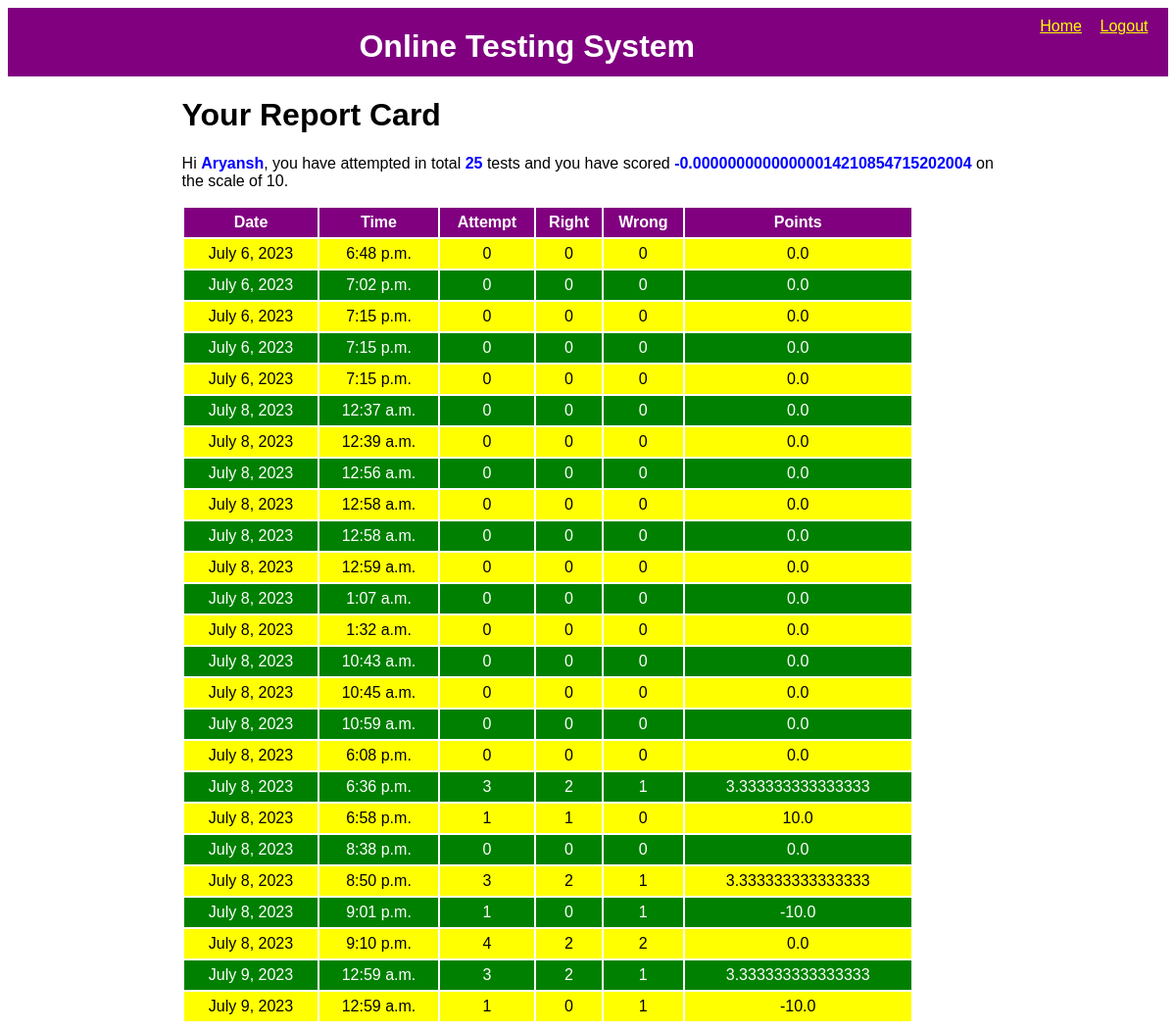
Screenshot of /OTS/test-history (signed in) with the database file from the repository.
### OTS/models.py (models this page shows)
class Candidate(models.Model):
    username = models.CharField(primary_key=True, max_length=20)
    password = models.CharField(null=False, max_length=20)
    name = models.CharField(null=False, max_length=30)
    test_attempt = models.IntegerField(default=0)
    points = models.FloatField(default=0.0)

class Result(models.Model):
    resultid = models.BigAutoField(primary_key=True, auto_created=True)
    username = models.ForeignKey(Candidate, on_delete=models.CASCADE)
    date = models.DateField(auto_now=True)
    time = models.TimeField(auto_now=True)
    attempt = models.IntegerField()
    right = models.IntegerField()
    wrong = models.IntegerField()
    points = models.FloatField()

### OTS/views.py (the view)
# urls.py: path('test-history', TestResultHistory, name = 'testHistory'),
def TestResultHistory(request):
    if 'name' not in request.session.keys():
        res = HttpResponseRedirect("login")
    candidate = Candidate.objects.filter(username = request.session['username'])
    result = Result.objects.filter(username_id = candidate[0].username)
    context = {'candidate':candidate[0], 'result':result}
    res = render(request, 'candidate_history.html', context)
    return res

### OTS/templates/candidate_history.html (shortened to what this page needs)
{% extends 'main.html' %}
{% block top %}
<a href="{% url 'OTS:home' %}">Home</a>
<a href="{% url 'OTS:logout' %}">Logout</a>
{%endblock%}
{% block content %}
<h1>Your Report Card</h1>
<p>Hi <span class="special">{{candidate.name}}</span>,
    you have attempted in total <span class="special">{{candidate.test_attempt}}</span> tests and you have scored <span class="special">{{candidate.points}}</span>
     on the scale of 10.</p>
    <table>
       <tr>
        <th>Date</th>
        <th>Time</th>
        <th>Attempt</th>
        <th>Right</th>
        <th>Wrong</th>
        <th>Points</th>
    </tr>
    {% for r in result %}
    <tr>
        <td>{{r.date}}</td>
        <td>{{r.time}}</td>
        <td>{{r.attempt}}</td>
        <td>{{r.right}}</td>
        <td>{{r.wrong}}</td>
        <td>{{r.points}}</td>
    </tr>
    {% endfor %}
</table>
{% endblock %}

### OTS/templates/main.html (shortened to what this page needs)
<!DOCTYPE html>
{% load static %}
<html lang="en">
<head>
    <link rel="stylesheet" href="{% static 'theme.css' %}">
    <link rel="stylesheet" href="{% static 'formstyle.css' %}">
    <link rel="stylesheet" href="{% static 'buttonstyle.css' %}">
</head>
<body>
    <div class = "top">
        <div class="sitename"><h1>Online Testing System</h1></div>
        <div class = "menu">
            {% block top %}{% endblock %}
        </div>
    </div>
    <div class="content">
        {%block content%}{% endblock %}
    </div>
</body>
</html>

### OTS/static/theme.css (style rules this page uses)
* { font-family: 'Gill Sans', 'Gill Sans MT', Calibri, 'Trebuchet MS', sans-serif; }
.top { background-color: purple; height: 50px ; margin-bottom: 20px; padding: 10px; text-align: center; }
.top div.sitename { display: inline-block; color: white; position: relative; top: -10px; }
.top div.menu { float: right; }
.top div.menu a { color:yellow; display: inline-block; min-width: 50px; margin-right: 10px; transition: 0.5s; }
.content { width:70%; margin-left: auto; margin-right: auto; }
table { width:90%; }
table tr:nth-child(odd) { background-color: green; color:white; height: 30px; }
table tr:nth-child(even) { background-color: yellow; height: 30px; }
table tr:first-child { background-color: purple; }
table td { text-align:center; }
span.special { color:blue; font-weight: bold; }

### rows the page displays
Candidate: name "Aryansh", test_attempt "25", points "-0.00000000000000014210854715202004"
Result: date "July 6, 2023", time "6:48 p.m.", attempt "0", right "0", wrong "0", points "0.0"
Result: date "July 6, 2023", time "7:02 p.m.", attempt "0", right "0", wrong "0", points "0.0"
Result: date "July 6, 2023", time "7:15 p.m.", attempt "0", right "0", wrong "0", points "0.0"
Result: date "July 6, 2023", time "7:15 p.m.", attempt "0", right "0", wrong "0", points "0.0"
Result: date "July 6, 2023", time "7:15 p.m.", attempt "0", right "0", wrong "0", points "0.0"
Result: date "July 8, 2023", time "12:37 a.m.", attempt "0", right "0", wrong "0", points "0.0"
Result: date "July 8, 2023", time "12:39 a.m.", attempt "0", right "0", wrong "0", points "0.0"
Result: date "July 8, 2023", time "12:56 a.m.", attempt "0", right "0", wrong "0", points "0.0"
Result: date "July 8, 2023", time "12:58 a.m.", attempt "0", right "0", wrong "0", points "0.0"
Result: date "July 8, 2023", time "12:58 a.m.", attempt "0", right "0", wrong "0", points "0.0"
Result: date "July 8, 2023", time "12:59 a.m.", attempt "0", right "0", wrong "0", points "0.0"
Result: date "July 8, 2023", time "1:07 a.m.", attempt "0", right "0", wrong "0", points "0.0"
Result: date "July 8, 2023", time "1:32 a.m.", attempt "0", right "0", wrong "0", points "0.0"
Result: date "July 8, 2023", time "10:43 a.m.", attempt "0", right "0", wrong "0", points "0.0"
Result: date "July 8, 2023", time "10:45 a.m.", attempt "0", right "0", wrong "0", points "0.0"
Result: date "July 8, 2023", time "10:59 a.m.", attempt "0", right "0", wrong "0", points "0.0"
Result: date "July 8, 2023", time "6:08 p.m.", attempt "0", right "0", wrong "0", points "0.0"
Result: date "July 8, 2023", time "6:36 p.m.", attempt "3", right "2", wrong "1", points "3.333333333333333"
Result: date "July 8, 2023", time "6:58 p.m.", attempt "1", right "1", wrong "0", points "10.0"
Result: date "July 8, 2023", time "8:38 p.m.", attempt "0", right "0", wrong "0", points "0.0"
Result: date "July 8, 2023", time "8:50 p.m.", attempt "3", right "2", wrong "1", points "3.333333333333333"
Result: date "July 8, 2023", time "9:01 p.m.", attempt "1", right "0", wrong "1", points "-10.0"
Result: date "July 8, 2023", time "9:10 p.m.", attempt "4", right "2", wrong "2", points "0.0"
Result: date "July 9, 2023", time "12:59 a.m.", attempt "3", right "2", wrong "1", points "3.333333333333333"
Result: date "July 9, 2023", time "12:59 a.m.", attempt "1", right "0", wrong "1", points "-10.0"
